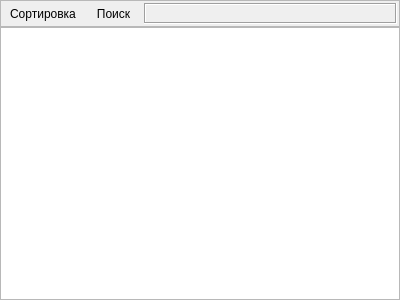
<?xml version="1.0" encoding="UTF-8"?>
<ui version="4.0">
 <class>ExtList</class>
 <widget class="QWidget" name="ExtList">
  <property name="geometry">
   <rect>
    <x>0</x>
    <y>0</y>
    <width>400</width>
    <height>300</height>
   </rect>
  </property>
  <property name="focusPolicy">
   <enum>Qt::StrongFocus</enum>
  </property>
  <property name="windowTitle">
   <string>Form</string>
  </property>
  <layout class="QVBoxLayout" name="verticalLayout">
   <property name="spacing">
    <number>0</number>
   </property>
   <property name="leftMargin">
    <number>0</number>
   </property>
   <property name="topMargin">
    <number>0</number>
   </property>
   <property name="rightMargin">
    <number>0</number>
   </property>
   <property name="bottomMargin">
    <number>0</number>
   </property>
   <item>
    <widget class="QFrame" name="frame">
     <property name="frameShape">
      <enum>QFrame::StyledPanel</enum>
     </property>
     <property name="frameShadow">
      <enum>QFrame::Sunken</enum>
     </property>
     <layout class="QHBoxLayout" name="horizontalLayout_2">
      <property name="leftMargin">
       <number>2</number>
      </property>
      <property name="topMargin">
       <number>2</number>
      </property>
      <property name="rightMargin">
       <number>2</number>
      </property>
      <property name="bottomMargin">
       <number>2</number>
      </property>
      <item>
       <widget class="QToolButton" name="sortButton">
        <property name="toolTip">
         <string>Задать тип сортировки элементов списка</string>
        </property>
        <property name="statusTip">
         <string>Задать тип сортировки элементов списка</string>
        </property>
        <property name="whatsThis">
         <string>Задать тип сортировки элементов списка</string>
        </property>
        <property name="text">
         <string>Сортировка</string>
        </property>
        <property name="iconSize">
         <size>
          <width>20</width>
          <height>20</height>
         </size>
        </property>
        <property name="checkable">
         <bool>true</bool>
        </property>
        <property name="autoRaise">
         <bool>true</bool>
        </property>
       </widget>
      </item>
      <item>
       <widget class="QToolButton" name="searchButton">
        <property name="toolTip">
         <string>Показать форму поиска</string>
        </property>
        <property name="statusTip">
         <string>Показать форму поиска</string>
        </property>
        <property name="whatsThis">
         <string>Показать форму поиска</string>
        </property>
        <property name="text">
         <string>Поиск</string>
        </property>
        <property name="iconSize">
         <size>
          <width>20</width>
          <height>20</height>
         </size>
        </property>
        <property name="checkable">
         <bool>false</bool>
        </property>
        <property name="autoRaise">
         <bool>true</bool>
        </property>
       </widget>
      </item>
      <item>
       <widget class="QLabel" name="titleLabel">
        <property name="font">
         <font>
          <pointsize>11</pointsize>
         </font>
        </property>
        <property name="frameShape">
         <enum>QFrame::Box</enum>
        </property>
        <property name="frameShadow">
         <enum>QFrame::Sunken</enum>
        </property>
        <property name="text">
         <string notr="true"/>
        </property>
        <property name="scaledContents">
         <bool>false</bool>
        </property>
        <property name="alignment">
         <set>Qt::AlignCenter</set>
        </property>
        <property name="margin">
         <number>1</number>
        </property>
        <property name="indent">
         <number>-1</number>
        </property>
       </widget>
      </item>
     </layout>
    </widget>
   </item>
   <item>
    <widget class="QListWidget" name="listWidget">
     <property name="font">
      <font>
       <pointsize>12</pointsize>
      </font>
     </property>
     <property name="focusPolicy">
      <enum>Qt::ClickFocus</enum>
     </property>
     <property name="styleSheet">
      <string notr="true">QListView::item:selected
{
    background: #3399FF;
	color: white;
}</string>
     </property>
    </widget>
   </item>
  </layout>
 </widget>
 <resources/>
 <connections/>
</ui>
